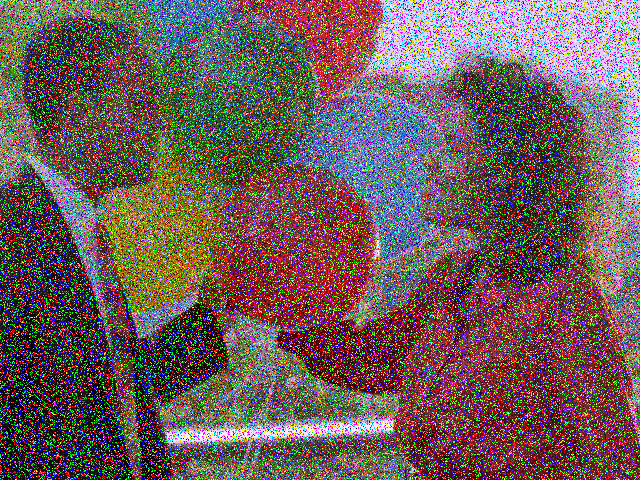
#> input picture Bai7/exercise/balloons_noisy.png, 640 x 480 px; its folder holds only this picture in this run
$ jupyter execute lab7.ipynb
#> lines starting #> are read from the running program, lines starting #| are printed output that depends on the picture
[cell 1]
import numpy as np
import imageio.v2 as iio
import os
from glob import glob
from scipy.ndimage import median_filter, sobel, prewitt, laplace
import matplotlib.pyplot as plt

# Đường dẫn tới thư mục chứa ảnh
folder = './exercise'  # Đổi lại nếu cần

# Lấy danh sách các file ảnh (jpg, png)
image_files = glob(os.path.join(folder, '*.jpg')) + glob(os.path.join(folder, '*.png'))

# Tạo thư mục lưu kết quả nếu chưa có
output_folder = './exercise_edges'
os.makedirs(output_folder, exist_ok=True)

for file in image_files:
    img = iio.imread(file)
#> img is the input picture: shape (480, 640, 3); mean R, G, B 109.1, 92, 89.9
    # Nếu ảnh màu, chuyển sang ảnh xám
    if img.ndim == 3:
        img_gray = np.dot(img[...,:3], [0.299, 0.587, 0.114]).astype(np.uint8)
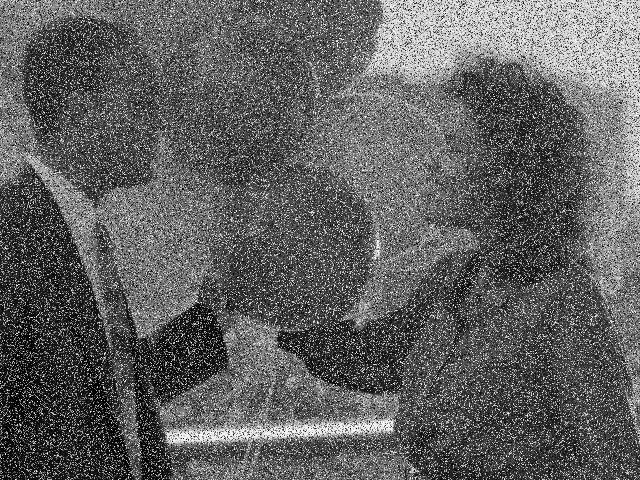
#> img_gray: shape (480, 640); min 0, max 254, mean 96.4
    else:
        img_gray = img

    # Khử nhiễu bằng median filter
    denoised = median_filter(img_gray, size=3)
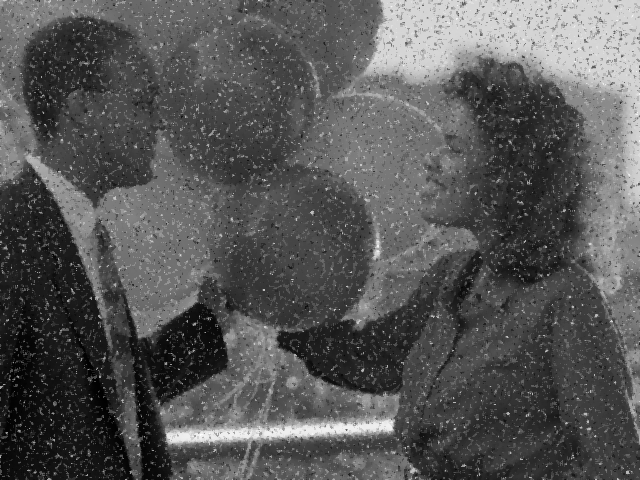
#> denoised: shape (480, 640); min 0, max 254, mean 86.7

    # Xác định biên bằng Sobel
    sobel_x = sobel(denoised, axis=0)
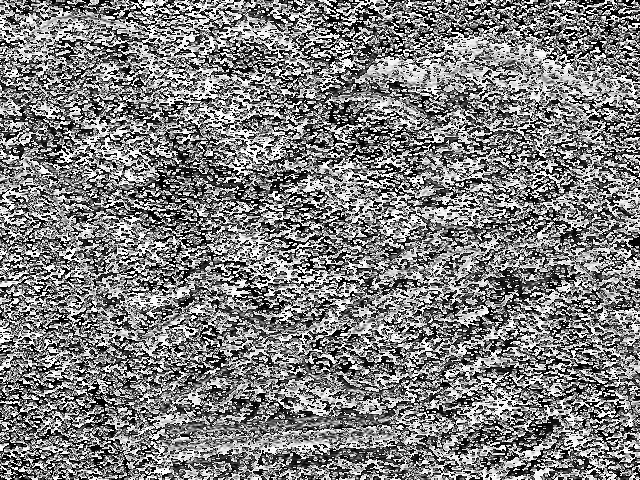
#> sobel_x: shape (480, 640); min 0, max 255, mean 127
    sobel_y = sobel(denoised, axis=1)
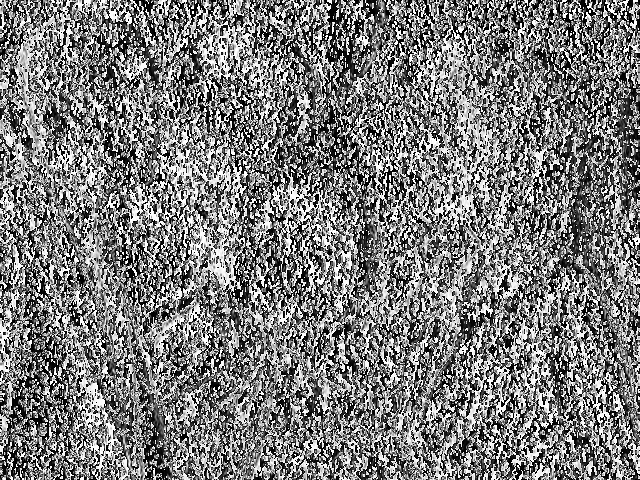
#> sobel_y: shape (480, 640); min 0, max 255, mean 123.3
    sobel_edge = np.hypot(sobel_x, sobel_y)
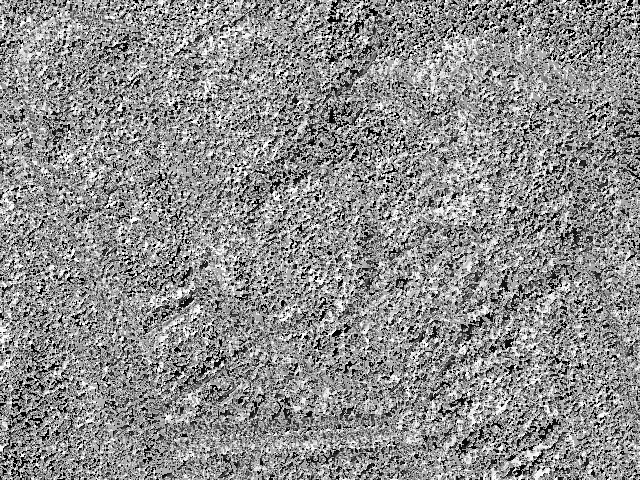
#> sobel_edge: shape (480, 640) float16; min 0, max 360.5, mean 200.8; drawn with min black and max white
    sobel_edge = (sobel_edge / sobel_edge.max() * 255).astype(np.uint8)
    iio.imwrite(os.path.join(output_folder, os.path.splitext(os.path.basename(file))[0] + '_sobel.png'), sobel_edge)

    # Xác định biên bằng Prewitt
    prewitt_x = prewitt(denoised, axis=0)
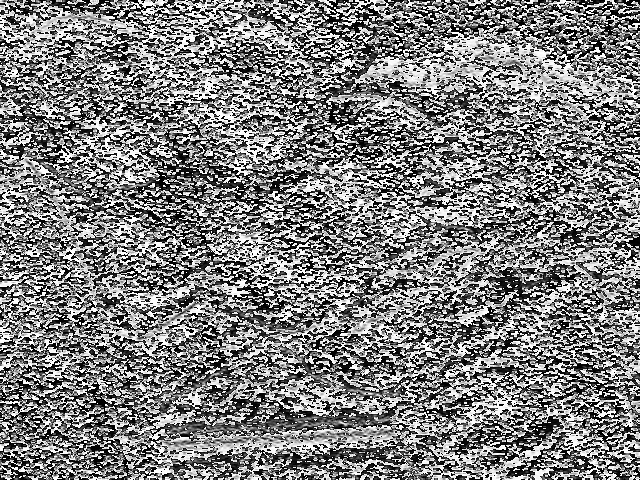
#> prewitt_x: shape (480, 640); min 0, max 255, mean 126.4
    prewitt_y = prewitt(denoised, axis=1)
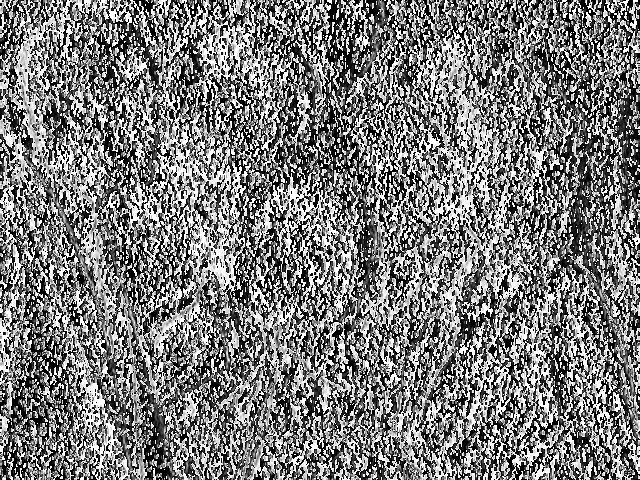
#> prewitt_y: shape (480, 640); min 0, max 255, mean 122.6
    prewitt_edge = np.hypot(prewitt_x, prewitt_y)
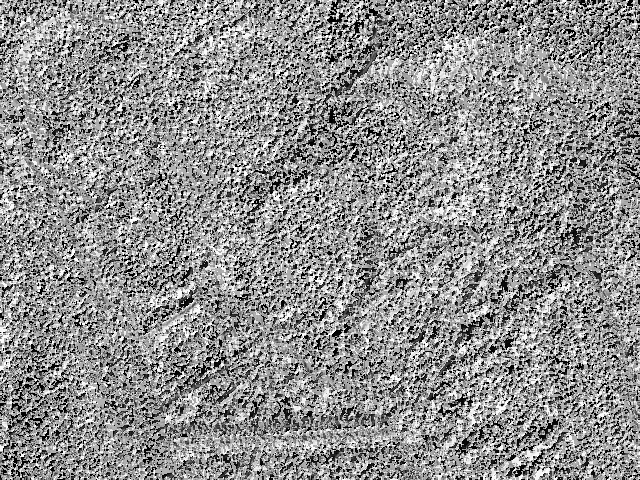
#> prewitt_edge: shape (480, 640) float16; min 0, max 360.5, mean 201.8; drawn with min black and max white
    prewitt_edge = (prewitt_edge / prewitt_edge.max() * 255).astype(np.uint8)
    iio.imwrite(os.path.join(output_folder, os.path.splitext(os.path.basename(file))[0] + '_prewitt.png'), prewitt_edge)

    # Xác định biên bằng Laplace
    laplace_edge = laplace(denoised)
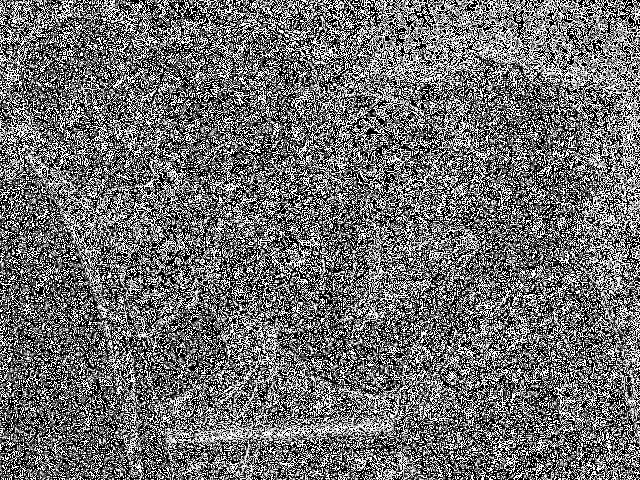
#> laplace_edge: shape (480, 640); min 0, max 255, mean 110.4
    laplace_edge = np.abs(laplace_edge)
    laplace_edge = (laplace_edge / laplace_edge.max() * 255).astype(np.uint8)
    iio.imwrite(os.path.join(output_folder, os.path.splitext(os.path.basename(file))[0] + '_laplace.png'), laplace_edge)

    # Hiển thị kết quả
    fig, axs = plt.subplots(1, 4, figsize=(16, 4))
    axs[0].imshow(img_gray, cmap='gray')
    axs[0].set_title('Gốc (xám)')
    axs[0].axis('off')
    axs[1].imshow(sobel_edge, cmap='gray')
    axs[1].set_title('Sobel')
    axs[1].axis('off')
    axs[2].imshow(prewitt_edge, cmap='gray')
    axs[2].set_title('Prewitt')
    axs[2].axis('off')
    axs[3].imshow(laplace_edge, cmap='gray')
    axs[3].set_title('Laplace')
    axs[3].axis('off')
    plt.show()
